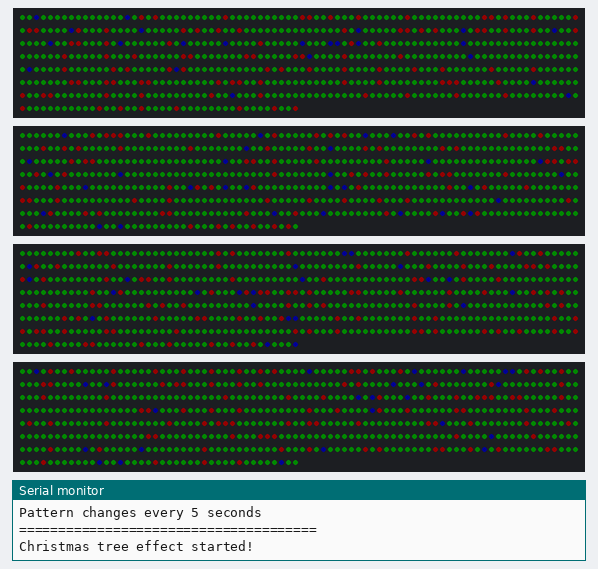
Recording of a program running on a simulated ESP32. On the bench: 4 × 600 RGB LEDs in strip order, left to right, continuing on the next row, the last lines printed to the serial monitor. Dim RGB values are drawn brighter than linear; random numbers use the default seed unless the program sets one.

Above: at 1.1 s.
At 4.2 s:
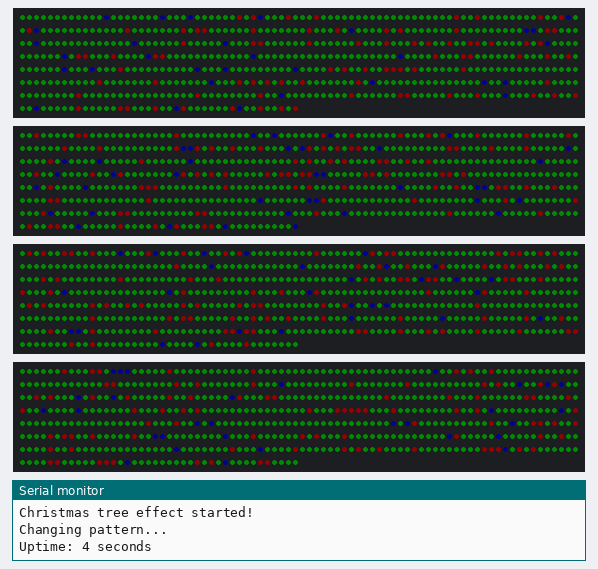
At 10.3 s:
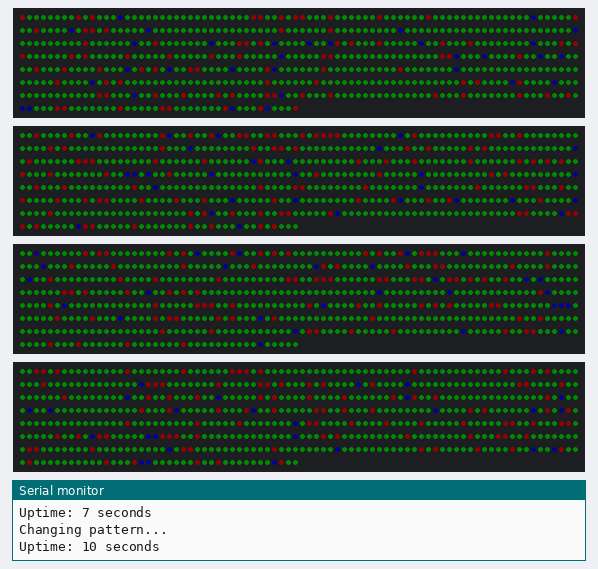
At 19.3 s:
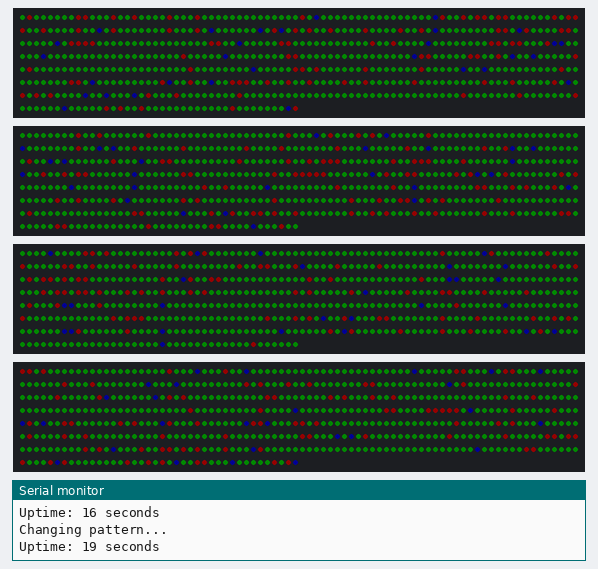
At 28.4 s:
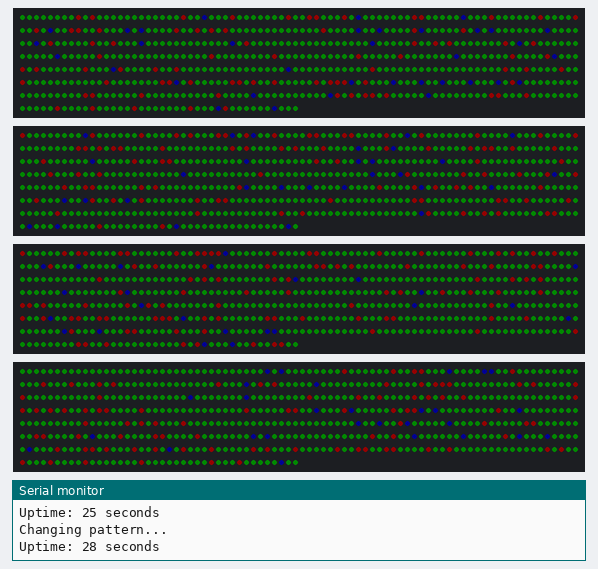
At 37.5 s:
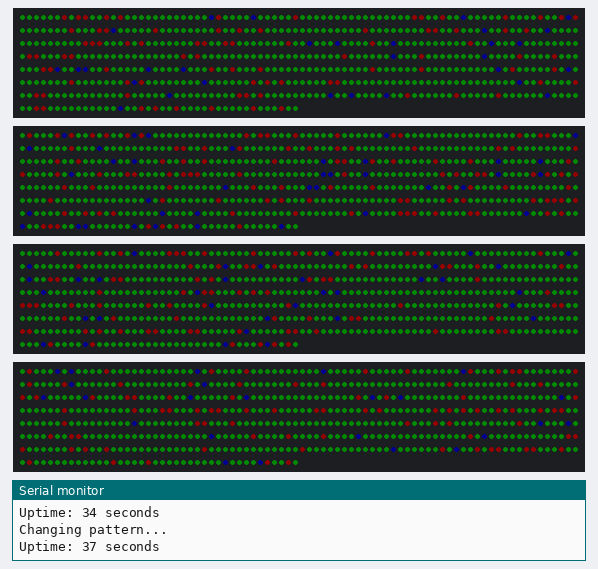

Measured:
- what the display in image 0 shows lasts 3.1 s, from 1.1 s to 4.2 s
- what the display in image 1 shows lasts 3.0 s, from 4.2 s to 7.2 s

The program:

main.cpp
```cpp
/*
 * Christmas Tree LED Effect for ESP32
 *
 * WIRING:
 * - LED Strip 1 DIN -> GPIO 14
 * - LED Strip 2 DIN -> GPIO 27
 * - LED Strip 3 DIN -> GPIO 26
 * - LED Strip 4 DIN -> GPIO 25
 * - All GND -> ESP32 GND AND Power Supply GND (common ground!)
 * - All 5V -> External Power Supply 5V
 *
 * IMPORTANT: Connect grounds together! ESP32 GND must connect to Power Supply GND
 *
 * Effect: 80% Green, 15% Red, 5% Blue - changes every 5 seconds
 * Library: FastLED
 */

#include <Arduino.h>
#include <FastLED.h>

// Configuration
#define LED_PIN_1 14
#define LED_PIN_2 27
#define LED_PIN_3 26
#define LED_PIN_4 25
#define NUM_LEDS 600        // LEDs per strip
#define LED_TYPE WS2812B
#define COLOR_ORDER GRB     // WS2812B uses GRB order
#define BRIGHTNESS 20       // 0-255, starting at 20% (51/255)
                            // Keep low for testing! High brightness = high current

CRGB leds1[NUM_LEDS];
CRGB leds2[NUM_LEDS];
CRGB leds3[NUM_LEDS];
CRGB leds4[NUM_LEDS];

// Timing variables
unsigned long lastChangeTime = 0;
const unsigned long CHANGE_INTERVAL = 3000;  // Change pattern every 5 seconds

// Randomize LEDs with Christmas colors: 80% green, 15% red, 5% blue
void randomizeChristmasColors(CRGB* strip, int numLeds) {
  for (int i = 0; i < numLeds; i++) {
    int randVal = random(100);  // 0-99
    if (randVal < 80) {
      strip[i] = CRGB::Green;   // 80%
    } else if (randVal < 95) {
      strip[i] = CRGB::Red;     // 15%
    } else {
      strip[i] = CRGB::Blue;    // 5%
    }
  }
}

void setup() {
  Serial.begin(115200);
  delay(1000);

  Serial.println("======================================");
  Serial.println("Christmas Tree Effect (4 Strips)");
  Serial.println("======================================");
  Serial.printf("LED Count per strip: %d\n", NUM_LEDS);
  Serial.printf("Pins: GPIO 14, 27, 26, 25\n");
  Serial.printf("Brightness: %d/255 (%d%%)\n", BRIGHTNESS, (int)(BRIGHTNESS * 100 / 255));
  Serial.println("Colors: 80% Green, 15% Red, 5% Blue");
  Serial.println("Pattern changes every 5 seconds");
  Serial.println("======================================");

  // Initialize random seed
  randomSeed(analogRead(0));

  // Initialize all 4 LED strips
  FastLED.addLeds<LED_TYPE, LED_PIN_1, COLOR_ORDER>(leds1, NUM_LEDS);
  FastLED.addLeds<LED_TYPE, LED_PIN_2, COLOR_ORDER>(leds2, NUM_LEDS);
  FastLED.addLeds<LED_TYPE, LED_PIN_3, COLOR_ORDER>(leds3, NUM_LEDS);
  FastLED.addLeds<LED_TYPE, LED_PIN_4, COLOR_ORDER>(leds4, NUM_LEDS);
  FastLED.setBrightness(BRIGHTNESS);

  // Set initial random pattern
  randomizeChristmasColors(leds1, NUM_LEDS);
  randomizeChristmasColors(leds2, NUM_LEDS);
  randomizeChristmasColors(leds3, NUM_LEDS);
  randomizeChristmasColors(leds4, NUM_LEDS);
  FastLED.show();

  lastChangeTime = millis();
  Serial.println("Christmas tree effect started!");
}

void loop() {
  unsigned long currentTime = millis();

  // Change pattern every 5 seconds
  if (currentTime - lastChangeTime >= CHANGE_INTERVAL) {
    Serial.println("Changing pattern...");

    randomizeChristmasColors(leds1, NUM_LEDS);
    randomizeChristmasColors(leds2, NUM_LEDS);
    randomizeChristmasColors(leds3, NUM_LEDS);
    randomizeChristmasColors(leds4, NUM_LEDS);
    FastLED.show();

    lastChangeTime = currentTime;
    Serial.printf("Uptime: %lu seconds\n", currentTime / 1000);
  }

  delay(50);  // Small delay to prevent tight loop
}
```
